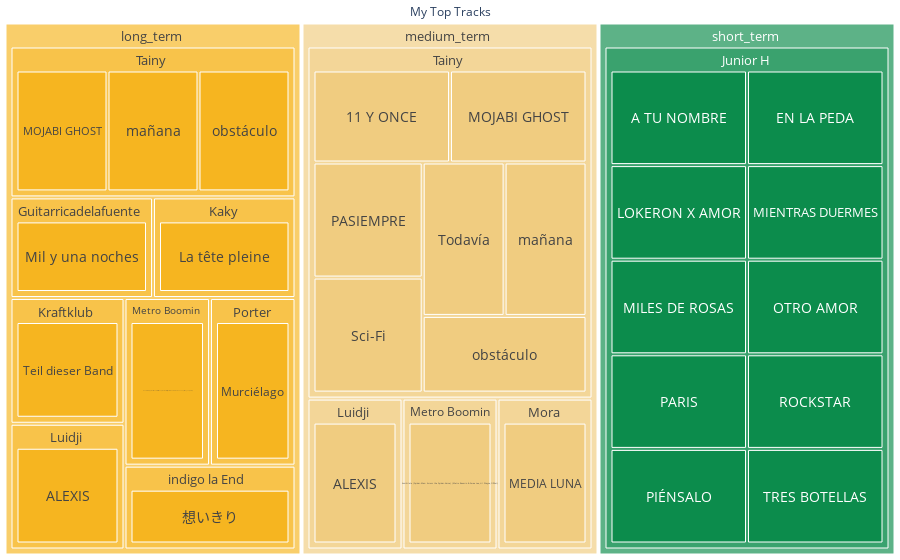

Source (notebook cell):
### Code cell
# Display the top tracks DataFrame
fig = px.treemap(top_tracks.groupby('Time Range').head(10), path=[px.Constant('My Top Tracks'), 'Time Range', 'Artist', 'Track'])
fig.update_traces(insidetextfont=dict(size=14),
                  textposition='middle center')
fig.update_layout(colorway=['#f6b520', '#f0cc80', '#0c8c4c', '#3f8c44', '#eae9e5', '#424236'],
                  margin=dict(t=0, l=0, r=0, b=0))
fig.show()
fig.write_image('figures/MyTopTracks.png', engine='kaleido', scale=5)

### Figure 1 — Plotly figure (JSON) as saved in the notebook; plotly's stock layout.template omitted (floating-point values rounded to 4 significant figures)
{"data": [{"branchvalues": "total", "domain": {"x": [0, 1], "y": [0, 1]}, "hovertemplate": "labels=%{label}<br>count=%{value}<br>parent=%{parent}<br>id=%{id}<extra></extra>", "ids": ["My Top Tracks/medium_term/Tainy/11 Y ONCE", "My Top Tracks/short_term/Junior H/A TU NOMBRE", "My Top Tracks/long_term/Luidji/ALEXIS", "My Top Tracks/medium_term/Luidji/ALEXIS", "My Top Tracks/long_term/Metro Boomin/Annihilate (Spider-Man: Across the Spider-Verse) (Metro Boomin & Swae Lee, Lil Wayne, Offset)", "My Top Tracks/medium_term/Metro Boomin/Annihilate (Spider-Man: Across the Spider-Verse) (Metro Boomin & Swae Lee, Lil Wayne, Offset)", "My Top Tracks/short_term/Junior H/EN LA PEDA", "My Top Tracks/short_term/Junior H/LOKERON X AMOR", "My Top Tracks/long_term/Kaky/La tête pleine", "My Top Tracks/medium_term/Mora/MEDIA LUNA", "My Top Tracks/short_term/Junior H/MIENTRAS DUERMES", "My Top Tracks/short_term/Junior H/MILES DE ROSAS", "My Top Tracks/long_term/Tainy/MOJABI GHOST", "My Top Tracks/medium_term/Tainy/MOJABI GHOST", "My Top Tracks/long_term/Guitarricadelafuente/Mil y una noches", "My Top Tracks/long_term/Porter/Murciélago", "My Top Tracks/short_term/Junior H/OTRO AMOR", "My Top Tracks/short_term/Junior H/PARIS", "My Top Tracks/medium_term/Tainy/PASIEMPRE", "My Top Tracks/short_term/Junior H/PIÉNSALO", "My Top Tracks/short_term/Junior H/ROCKSTAR", "My Top Tracks/medium_term/Tainy/Sci-Fi", "My Top Tracks/short_term/Junior H/TRES BOTELLAS", "My Top Tracks/long_term/Kraftklub/Teil dieser Band", "My Top Tracks/medium_term/Tainy/Todavía", "My Top Tracks/long_term/Tainy/mañana", "My Top Tracks/medium_term/Tainy/mañana", "My Top Tracks/long_term/Tainy/obstáculo", "My Top Tracks/medium_term/Tainy/obstáculo", "My Top Tracks/long_term/indigo la End/想いきり", "My Top Tracks/long_term/Guitarricadelafuente", "My Top Tracks/short_term/Junior H", "My Top Tracks/long_term/Kaky", "My Top Tracks/long_term/Kraftklub", "My Top Tracks/long_term/Luidji", "My Top Tracks/medium_term/Luidji", "My Top Tracks/long_term/Metro Boomin", "My Top Tracks/medium_term/Metro Boomin", "My Top Tracks/medium_term/Mora", "My Top Tracks/long_term/Porter", "My Top Tracks/long_term/Tainy", "My Top Tracks/medium_term/Tainy", "My Top Tracks/long_term/indigo la End", "My Top Tracks/long_term", "My Top Tracks/medium_term", "My Top Tracks/short_term", "My Top Tracks"], "insidetextfont": {"size": 14}, "labels": ["11 Y ONCE", "A TU NOMBRE", "ALEXIS", "ALEXIS", "Annihilate (Spider-Man: Across the Spider-Verse) (Metro Boomin & Swae Lee, Lil Wayne, Offset)", "Annihilate (Spider-Man: Across the Spider-Verse) (Metro Boomin & Swae Lee, Lil Wayne, Offset)", "EN LA PEDA", "LOKERON X AMOR", "La tête pleine", "MEDIA LUNA", "MIENTRAS DUERMES", "MILES DE ROSAS", "MOJABI GHOST", "MOJABI GHOST", "Mil y una noches", "Murciélago", "OTRO AMOR", "PARIS", "PASIEMPRE", "PIÉNSALO", "ROCKSTAR", "Sci-Fi", "TRES BOTELLAS", "Teil dieser Band", "Todavía", "mañana", "mañana", "obstáculo", "obstáculo", "想いきり", "Guitarricadelafuente", "Junior H", "Kaky", "Kraftklub", "Luidji", "Luidji", "Metro Boomin", "Metro Boomin", "Mora", "Porter", "Tainy", "Tainy", "indigo la End", "long_term", "medium_term", "short_term", "My Top Tracks"], "name": "", "parents": ["My Top Tracks/medium_term/Tainy", "My Top Tracks/short_term/Junior H", "My Top Tracks/long_term/Luidji", "My Top Tracks/medium_term/Luidji", "My Top Tracks/long_term/Metro Boomin", "My Top Tracks/medium_term/Metro Boomin", "My Top Tracks/short_term/Junior H", "My Top Tracks/short_term/Junior H", "My Top Tracks/long_term/Kaky", "My Top Tracks/medium_term/Mora", "My Top Tracks/short_term/Junior H", "My Top Tracks/short_term/Junior H", "My Top Tracks/long_term/Tainy", "My Top Tracks/medium_term/Tainy", "My Top Tracks/long_term/Guitarricadelafuente", "My Top Tracks/long_term/Porter", "My Top Tracks/short_term/Junior H", "My Top Tracks/short_term/Junior H", "My Top Tracks/medium_term/Tainy", "My Top Tracks/short_term/Junior H", "My Top Tracks/short_term/Junior H", "My Top Tracks/medium_term/Tainy", "My Top Tracks/short_term/Junior H", "My Top Tracks/long_term/Kraftklub", "My Top Tracks/medium_term/Tainy", "My Top Tracks/long_term/Tainy", "My Top Tracks/medium_term/Tainy", "My Top Tracks/long_term/Tainy", "My Top Tracks/medium_term/Tainy", "My Top Tracks/long_term/indigo la End", "My Top Tracks/long_term", "My Top Tracks/short_term", "My Top Tracks/long_term", "My Top Tracks/long_term", "My Top Tracks/long_term", "My Top Tracks/medium_term", "My Top Tracks/long_term", "My Top Tracks/medium_term", "My Top Tracks/medium_term", "My Top Tracks/long_term", "My Top Tracks/long_term", "My Top Tracks/medium_term", "My Top Tracks/long_term", "My Top Tracks", "My Top Tracks", "My Top Tracks", ""], "textposition": "middle center", "type": "treemap", "values": [1, 1, 1, 1, 1, 1, 1, 1, 1, 1, 1, 1, 1, 1, 1, 1, 1, 1, 1, 1, 1, 1, 1, 1, 1, 1, 1, 1, 1, 1, 1, 10, 1, 1, 1, 1, 1, 1, 1, 1, 3, 7, 1, 10, 10, 10, 30]}], "layout": {"colorway": ["#f6b520", "#f0cc80", "#0c8c4c", "#3f8c44", "#eae9e5", "#424236"], "legend": {"tracegroupgap": 0}, "margin": {"b": 0, "l": 0, "r": 0, "t": 0}}}
